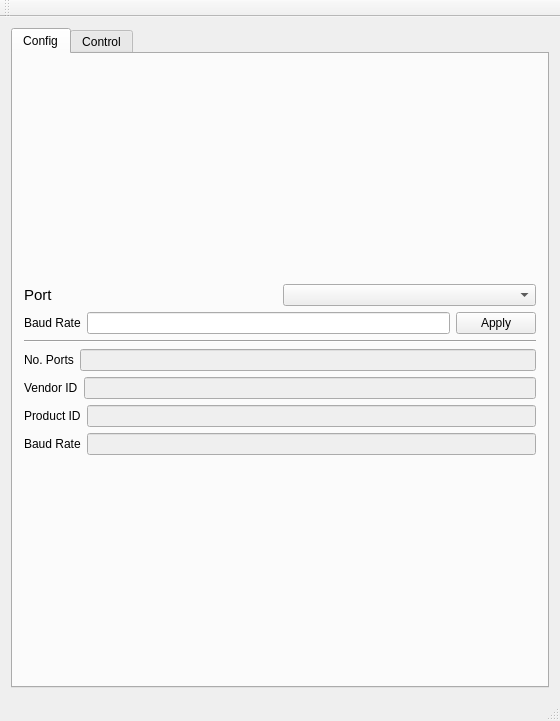
<?xml version="1.0" encoding="UTF-8"?>
<ui version="4.0">
 <class>MainWindow</class>
 <widget class="QMainWindow" name="MainWindow">
  <property name="geometry">
   <rect>
    <x>0</x>
    <y>0</y>
    <width>560</width>
    <height>721</height>
   </rect>
  </property>
  <property name="windowTitle">
   <string>Car 4W Testing Tool</string>
  </property>
  <widget class="QWidget" name="centralWidget">
   <layout class="QHBoxLayout" name="horizontalLayout_11">
    <item>
     <widget class="QTabWidget" name="tabWidget">
      <property name="currentIndex">
       <number>0</number>
      </property>
      <widget class="QWidget" name="tab_3">
       <attribute name="title">
        <string>Config</string>
       </attribute>
       <layout class="QVBoxLayout" name="verticalLayout_2">
        <item>
         <layout class="QVBoxLayout" name="verticalLayout">
          <item>
           <layout class="QHBoxLayout" name="horizontalLayout_3">
            <item>
             <widget class="QLabel" name="label">
              <property name="font">
               <font>
                <pointsize>11</pointsize>
               </font>
              </property>
              <property name="text">
               <string>Port</string>
              </property>
             </widget>
            </item>
            <item>
             <widget class="QComboBox" name="comboBox"/>
            </item>
           </layout>
          </item>
          <item>
           <layout class="QHBoxLayout" name="horizontalLayout_5">
            <item>
             <widget class="QLabel" name="label_4">
              <property name="text">
               <string>Baud Rate</string>
              </property>
             </widget>
            </item>
            <item>
             <widget class="QLineEdit" name="lineEdit_3"/>
            </item>
            <item>
             <widget class="QPushButton" name="pushButton">
              <property name="text">
               <string>Apply</string>
              </property>
             </widget>
            </item>
           </layout>
          </item>
          <item>
           <widget class="Line" name="line">
            <property name="orientation">
             <enum>Qt::Horizontal</enum>
            </property>
           </widget>
          </item>
          <item>
           <layout class="QHBoxLayout" name="horizontalLayout">
            <item>
             <widget class="QLabel" name="label_2">
              <property name="text">
               <string>No. Ports</string>
              </property>
             </widget>
            </item>
            <item>
             <widget class="QLineEdit" name="lineEdit">
              <property name="enabled">
               <bool>false</bool>
              </property>
              <property name="autoFillBackground">
               <bool>false</bool>
              </property>
              <property name="frame">
               <bool>true</bool>
              </property>
              <property name="readOnly">
               <bool>false</bool>
              </property>
              <property name="clearButtonEnabled">
               <bool>false</bool>
              </property>
             </widget>
            </item>
           </layout>
          </item>
          <item>
           <layout class="QHBoxLayout" name="horizontalLayout_2">
            <item>
             <widget class="QLabel" name="label_3">
              <property name="text">
               <string>Vendor ID</string>
              </property>
             </widget>
            </item>
            <item>
             <widget class="QLineEdit" name="lineEdit_2">
              <property name="enabled">
               <bool>false</bool>
              </property>
              <property name="autoFillBackground">
               <bool>false</bool>
              </property>
              <property name="frame">
               <bool>true</bool>
              </property>
              <property name="readOnly">
               <bool>false</bool>
              </property>
              <property name="clearButtonEnabled">
               <bool>false</bool>
              </property>
             </widget>
            </item>
           </layout>
          </item>
          <item>
           <layout class="QHBoxLayout" name="horizontalLayout_6">
            <item>
             <widget class="QLabel" name="label_6">
              <property name="text">
               <string>Product ID</string>
              </property>
             </widget>
            </item>
            <item>
             <widget class="QLineEdit" name="lineEdit_5">
              <property name="enabled">
               <bool>false</bool>
              </property>
              <property name="autoFillBackground">
               <bool>false</bool>
              </property>
              <property name="frame">
               <bool>true</bool>
              </property>
              <property name="readOnly">
               <bool>false</bool>
              </property>
              <property name="clearButtonEnabled">
               <bool>false</bool>
              </property>
             </widget>
            </item>
           </layout>
          </item>
          <item>
           <layout class="QHBoxLayout" name="horizontalLayout_4">
            <item>
             <widget class="QLabel" name="label_5">
              <property name="text">
               <string>Baud Rate</string>
              </property>
             </widget>
            </item>
            <item>
             <widget class="QLineEdit" name="lineEdit_4">
              <property name="enabled">
               <bool>false</bool>
              </property>
              <property name="autoFillBackground">
               <bool>false</bool>
              </property>
              <property name="frame">
               <bool>true</bool>
              </property>
              <property name="readOnly">
               <bool>false</bool>
              </property>
              <property name="clearButtonEnabled">
               <bool>false</bool>
              </property>
             </widget>
            </item>
           </layout>
          </item>
         </layout>
        </item>
       </layout>
      </widget>
      <widget class="QWidget" name="tab_4">
       <attribute name="title">
        <string>Control</string>
       </attribute>
       <layout class="QHBoxLayout" name="horizontalLayout_10">
        <item>
         <layout class="QVBoxLayout" name="verticalLayout_3">
          <item>
           <widget class="QLabel" name="label_Logo">
            <property name="text">
             <string>TextLabel</string>
            </property>
            <property name="alignment">
             <set>Qt::AlignCenter</set>
            </property>
           </widget>
          </item>
          <item>
           <widget class="QRadioButton" name="radioButton_Forward">
            <property name="font">
             <font>
              <pointsize>20</pointsize>
             </font>
            </property>
            <property name="text">
             <string>Forward</string>
            </property>
           </widget>
          </item>
          <item>
           <widget class="QRadioButton" name="radioButton_Backward">
            <property name="font">
             <font>
              <pointsize>20</pointsize>
             </font>
            </property>
            <property name="text">
             <string>Backward</string>
            </property>
           </widget>
          </item>
          <item>
           <widget class="QRadioButton" name="radioButton_Left">
            <property name="font">
             <font>
              <pointsize>20</pointsize>
             </font>
            </property>
            <property name="text">
             <string>Left</string>
            </property>
           </widget>
          </item>
          <item>
           <widget class="QRadioButton" name="radioButton_Right">
            <property name="font">
             <font>
              <pointsize>20</pointsize>
             </font>
            </property>
            <property name="text">
             <string>Right</string>
            </property>
           </widget>
          </item>
          <item>
           <widget class="QRadioButton" name="radioButton_Stop">
            <property name="font">
             <font>
              <pointsize>20</pointsize>
             </font>
            </property>
            <property name="text">
             <string>Stop</string>
            </property>
           </widget>
          </item>
          <item>
           <widget class="QPushButton" name="pushButton_3">
            <property name="font">
             <font>
              <pointsize>20</pointsize>
             </font>
            </property>
            <property name="text">
             <string>Close</string>
            </property>
           </widget>
          </item>
         </layout>
        </item>
        <item>
         <widget class="Line" name="line_3">
          <property name="orientation">
           <enum>Qt::Vertical</enum>
          </property>
         </widget>
        </item>
       </layout>
      </widget>
     </widget>
    </item>
   </layout>
  </widget>
  <widget class="QMenuBar" name="menuBar">
   <property name="geometry">
    <rect>
     <x>0</x>
     <y>0</y>
     <width>560</width>
     <height>22</height>
    </rect>
   </property>
  </widget>
  <widget class="QToolBar" name="mainToolBar">
   <attribute name="toolBarArea">
    <enum>TopToolBarArea</enum>
   </attribute>
   <attribute name="toolBarBreak">
    <bool>false</bool>
   </attribute>
  </widget>
  <widget class="QStatusBar" name="statusBar"/>
 </widget>
 <layoutdefault spacing="6" margin="11"/>
 <resources/>
 <connections/>
</ui>
